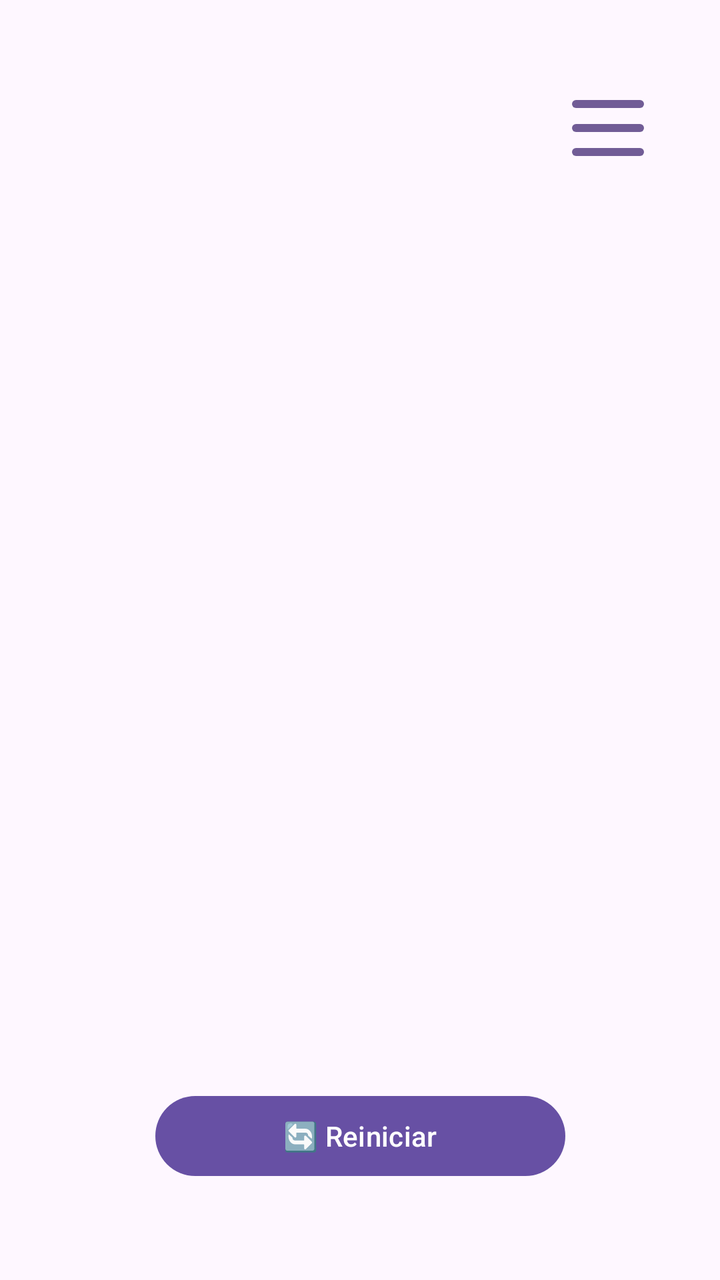
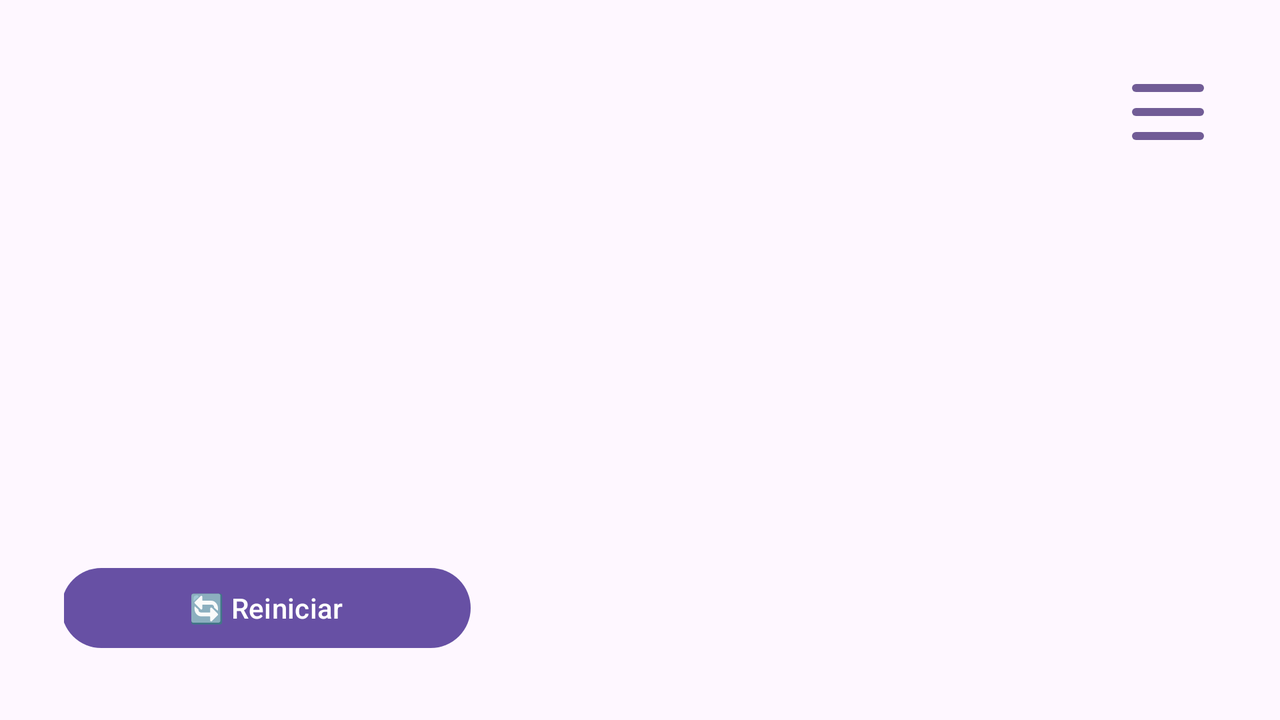

The same Android screen from two of the app's own layout files: first res/layout/ as a phone draws it, then the repository's variant for another configuration, drawn on a device whose configuration selects that folder. Both files follow.
<!-- AndroidManifest.xml: application theme Theme.Mini_Batalla_Naval -->
<!-- res/layout/activity_game.xml -->
<?xml version="1.0" encoding="utf-8"?>
<androidx.constraintlayout.widget.ConstraintLayout xmlns:android="http://schemas.android.com/apk/res/android"
    xmlns:app="http://schemas.android.com/apk/res-auto"
    xmlns:tools="http://schemas.android.com/tools"
    android:id="@+id/main_game_container"
    android:layout_width="match_parent"
    android:layout_height="match_parent"
    android:padding="32dp"
    tools:context=".GameActivity">

    

    <ImageButton
        android:id="@+id/btnPopupMenu"
        android:layout_width="wrap_content"
        android:layout_height="wrap_content"
        android:background="?attr/selectableItemBackground"
        android:contentDescription="@string/game_btn_menu"
        android:src="@drawable/ic_burger_menu"
        android:layout_marginTop="8dp"
        app:tint="@color/colorPrimario"
        app:layout_constraintTop_toTopOf="parent"
        app:layout_constraintEnd_toEndOf="parent"
        />

    <LinearLayout
        android:id="@+id/listaTextViews"
        android:layout_width="0dp"
        android:layout_height="wrap_content"
        android:orientation="vertical"
        android:layout_marginTop="8dp"
        app:layout_constraintEnd_toStartOf="@+id/btnPopupMenu"
        app:layout_constraintStart_toStartOf="parent"
        app:layout_constraintTop_toTopOf="parent">

        <TextView
            android:id="@+id/tvTimer"
            android:layout_width="wrap_content"
            android:layout_height="wrap_content"
            android:layout_marginTop="8dp"
            android:fontFamily="@font/pirata_one_regular"
            android:textColor="@color/colorPrimario"
            android:textSize="24sp"
            />

        <TextView
            android:id="@+id/tvNombreJugador"
            style="@style/estilo_text_view"
            android:layout_width="wrap_content"
            android:layout_height="wrap_content"
            />

        <TextView
            android:id="@+id/tvRestantes"
            style="@style/estilo_text_view"
            android:layout_width="wrap_content"
            android:layout_height="wrap_content"
             />

        <TextView
            android:id="@+id/tvMovimientos"
            style="@style/estilo_text_view"
            android:layout_width="wrap_content"
            android:layout_height="wrap_content"
             />

        <TextView
            android:id="@+id/tvAciertos"
            style="@style/estilo_text_view"
            android:layout_width="wrap_content"
            android:layout_height="wrap_content"
             />
    </LinearLayout>

    <androidx.constraintlayout.widget.Guideline
        android:id="@+id/guideline_vertical_info"
        android:layout_width="wrap_content"
        android:layout_height="wrap_content"
        android:orientation="vertical"
        app:layout_constraintGuide_percent="0.5" />

    

    <GridLayout
        android:id="@+id/glTablero"
        android:layout_width="0dp"
        android:layout_height="0dp"
        android:alignmentMode="alignMargins"
        android:useDefaultMargins="true"
        app:layout_constraintTop_toBottomOf="@id/listaTextViews"
        app:layout_constraintBottom_toTopOf="@id/tvMensajeJuego"
        app:layout_constraintStart_toStartOf="parent"
        app:layout_constraintEnd_toEndOf="parent"
        android:layout_marginTop="16dp"
        android:layout_marginBottom="16dp"
        />

    

    <TextView
        android:id="@+id/tvMensajeJuego"
        style="@style/estilo_text_view"
        android:layout_width="0dp"
        android:layout_height="wrap_content"
        android:textAlignment="center"
        app:layout_constraintStart_toStartOf="parent"
        app:layout_constraintEnd_toEndOf="parent"
        app:layout_constraintBottom_toTopOf="@id/btnReiniciar"
        android:layout_marginBottom="16dp"
        />

    <Button
        android:id="@+id/btnReiniciar"
        android:layout_width="wrap_content"
        android:layout_height="wrap_content"
        android:text="@string/game_btn_reiniciar"
        android:paddingHorizontal="64dp"
        android:paddingVertical="8dp"
        app:layout_constraintStart_toStartOf="parent"
        app:layout_constraintEnd_toEndOf="parent"
        app:layout_constraintBottom_toBottomOf="parent"
        android:layout_marginBottom="16dp"/>

</androidx.constraintlayout.widget.ConstraintLayout>
<!-- resources referenced by this layout -->
<resources>
  <color name="colorPrimario">#715c96</color>
  <!-- drawable ic_burger_menu (drawable) -->
  <vector xmlns:android="http://schemas.android.com/apk/res/android"
      android:width="48dp"
      android:height="48dp"
      android:viewportWidth="24"
      android:viewportHeight="24">
    <path
        android:pathData="M4,18L20,18"
        android:strokeWidth="2"
        android:fillColor="@android:color/transparent"
        android:strokeColor="#000000"
        android:strokeLineCap="round"/>
    <path
        android:pathData="M4,12L20,12"
        android:strokeWidth="2"
        android:fillColor="@android:color/transparent"
        android:strokeColor="#000000"
        android:strokeLineCap="round"/>
    <path
        android:pathData="M4,6L20,6"
        android:strokeWidth="2"
        android:fillColor="@android:color/transparent"
        android:strokeColor="#000000"
        android:strokeLineCap="round"/>
  </vector>
  <string name="game_btn_menu">Menú de opciones</string>
  <string name="game_btn_reiniciar">🔄 Reiniciar</string>
  <style name="estilo_text_view">
          <item name="android:textSize">16sp</item>
          <item name="android:textColor">@color/colorPrimario</item>
          <item name="android:fontFamily">@font/chelsea_market_regular</item>
      </style>
  <style name="Theme.Mini_Batalla_Naval" parent="Base.Theme.Mini_Batalla_Naval" />
  <style name="Base.Theme.Mini_Batalla_Naval" parent="Theme.Material3.DayNight.NoActionBar">
          
          
      </style>
</resources>
<!-- res/layout-land/activity_game.xml (the repository's variant of the layout above) -->
<!-- drawn on the phone turned sideways -->
<androidx.constraintlayout.widget.ConstraintLayout xmlns:android="http://schemas.android.com/apk/res/android"
    xmlns:app="http://schemas.android.com/apk/res-auto"
    xmlns:tools="http://schemas.android.com/tools"
    android:id="@+id/main_game_container_land"
    android:layout_width="match_parent"
    android:layout_height="match_parent"
    android:padding="32dp"
    tools:context=".GameActivity">

    

    

    <LinearLayout
        android:id="@+id/llInfoMenu"
        android:layout_width="235dp"
        android:layout_height="180dp"
        android:layout_marginTop="4dp"
        android:orientation="vertical"
        app:layout_constraintBottom_toTopOf="@+id/llMensajeJuego"
        app:layout_constraintEnd_toStartOf="@+id/guidelineVerticalGame"
        app:layout_constraintHorizontal_bias="0.0"
        app:layout_constraintStart_toStartOf="parent"
        app:layout_constraintTop_toTopOf="parent"
        app:layout_constraintVertical_bias="0.35"
        app:layout_constraintWidth_percent="0.3">

        <TextView
            android:id="@+id/tvTimer"
            android:layout_width="wrap_content"
            android:layout_height="wrap_content"
            android:layout_marginTop="8dp"
            android:fontFamily="@font/pirata_one_regular"
            android:textColor="@color/colorPrimario"
            android:textAlignment="textStart"
            android:textSize="24sp" />

        <TextView
            android:id="@+id/tvNombreJugador"
            style="@style/estilo_text_view"
            android:layout_width="wrap_content"
            android:layout_height="wrap_content"
            android:textAlignment="textStart"/>

        <TextView
            android:id="@+id/tvRestantes"
            style="@style/estilo_text_view"
            android:layout_width="wrap_content"
            android:layout_height="wrap_content"
            android:layout_marginBottom="8dp"
            android:minWidth="100dp"
            android:textAlignment="textStart"/>

        <TextView
            android:id="@+id/tvMovimientos"
            style="@style/estilo_text_view"
            android:layout_width="wrap_content"
            android:layout_height="wrap_content"
            android:layout_marginBottom="8dp"
            android:minWidth="100dp"
            android:textAlignment="textStart"/>

        <TextView
            android:id="@+id/tvAciertos"
            style="@style/estilo_text_view"
            android:layout_width="wrap_content"
            android:layout_height="wrap_content"
            android:layout_marginBottom="16dp"
            android:minWidth="100dp"
            android:textAlignment="textStart"/>


    </LinearLayout>

    <LinearLayout
        android:id="@+id/llMensajeJuego"
        android:layout_width="200dp"
        android:layout_height="55dp"
        android:layout_marginBottom="28dp"
        app:layout_constraintBottom_toTopOf="@+id/btnReiniciar"
        app:layout_constraintEnd_toStartOf="@+id/guidelineVerticalGame"
        app:layout_constraintStart_toStartOf="parent"
        app:layout_constraintTop_toBottomOf="@id/llInfoMenu">

        <TextView
            android:id="@+id/tvMensajeJuego"
            style="@style/estilo_text_view"
            android:layout_width="0dp"
            android:layout_height="wrap_content"
            android:layout_marginTop="32dp"
            android:layout_weight="1"
            android:textAlignment="center" />
    </LinearLayout>

    <Button
        android:id="@+id/btnReiniciar"
        android:layout_width="wrap_content"
        android:layout_height="wrap_content"
        android:paddingHorizontal="64dp"
        android:paddingVertical="8dp"
        android:text="@string/game_btn_reiniciar"
        app:layout_constraintBottom_toBottomOf="parent"
        app:layout_constraintEnd_toStartOf="@+id/guidelineVerticalGame"
        app:layout_constraintStart_toStartOf="parent"
        app:layout_constraintTop_toTopOf="parent"
        app:layout_constraintVertical_bias="1" />

    <androidx.constraintlayout.widget.Guideline
        android:id="@+id/guidelineVerticalGame"
        android:layout_width="wrap_content"
        android:layout_height="wrap_content"
        android:orientation="vertical"
        app:layout_constraintGuide_percent="0.35" />

    <GridLayout
        android:id="@+id/glTablero"
        android:layout_width="431dp"
        android:layout_height="339dp"
        android:alignmentMode="alignMargins"
        android:minWidth="444dp"
        android:minHeight="333dp"
        android:useDefaultMargins="true"
        app:layout_constraintBottom_toBottomOf="parent"
        app:layout_constraintEnd_toEndOf="parent"
        app:layout_constraintStart_toStartOf="@+id/guidelineVerticalGame"
        app:layout_constraintTop_toTopOf="parent" />

    <ImageButton
        android:id="@+id/btnPopupMenu"
        android:layout_width="wrap_content"
        android:layout_height="wrap_content"
        android:layout_gravity="end|top"
        android:background="?attr/selectableItemBackground"
        android:contentDescription="@string/game_btn_menu"
        android:src="@drawable/ic_burger_menu"
        app:tint="@color/colorPrimario"
        app:layout_constraintEnd_toEndOf="parent"
        app:layout_constraintTop_toTopOf="parent" />

</androidx.constraintlayout.widget.ConstraintLayout>
